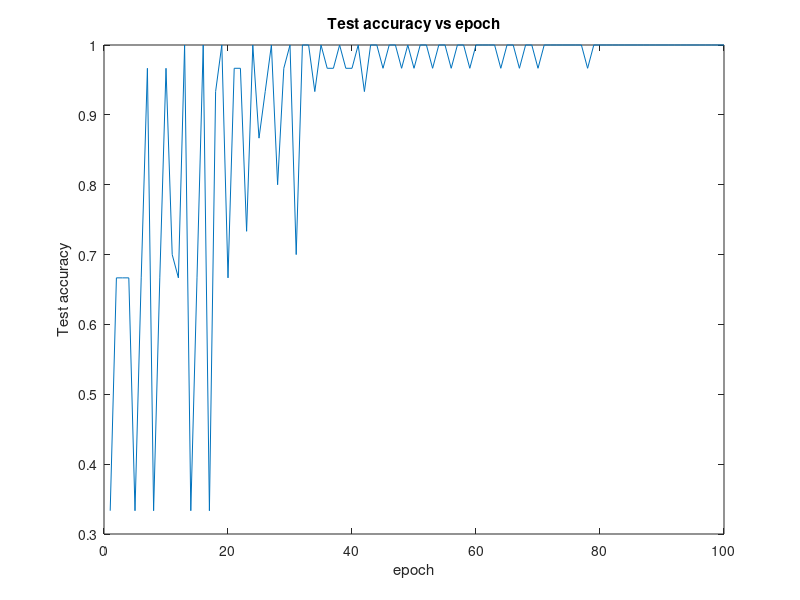

MATLAB code to generate this figure:
load('fisheriris'); 

X = meas(:,[3,4]); % here we just use the third and forth features 

labels=grp2idx(species); 
labels(labels==2)=-1; 
labels(labels==3)=-1;

train_ind1 = randperm(50, 0.8*50);
test_ind1 = setdiff(1:50, train_ind1);
train_class1 = X(train_ind1,:);
train_class1_label = labels(train_ind1);
test_class1 = X(test_ind1, :);
test_class1_label = labels(test_ind1);

train_ind2 = randperm(100, 0.8*100);
test_ind2 = setdiff(1:100, train_ind2);
train_class2 = X(train_ind2 + 50,:);
train_class2_label = labels(train_ind2 + 50);
test_class2 = X(test_ind2 + 50, :);
test_class2_label = labels(test_ind2 + 50);

traindata = [train_class1; train_class2];
trainlabels = [train_class1_label; train_class2_label];

testdata = [test_class1; test_class2];
testlabels = [test_class1_label; test_class2_label];

nd = 1;

N = 2;
P_train = length(traindata);
P_test = length(testdata);

usebias = 1;
max_epochs = 100;

if usebias == 1
    N = N + 1;
    traindata = [traindata ones(1, P_train)'];
    testdata = [testdata ones(1, P_test)'];
end

totalcorrect = [];

for run = 1:nd
    correct = 0;
    weights = zeros(1, N);

    % Use just as many weights as inputs
    old_weights = weights;

    for i = 1:max_epochs
        correct = 0;
        stability = traindata * weights' .* trainlabels / norm(weights);
        [val, idx] = min(stability);
        old_weights = weights;
        weights = weights + traindata(idx,:) .* trainlabels(idx) / N;
        diff = norm(abs((weights - old_weights)./old_weights));
        if (diff < 0.001)
            break;
        end
        for p = 1:P_test
            if testdata(p,:) * weights' * testlabels(p) > 0
               correct = correct + 1;
            end
        end
        %correct
        totalcorrect = [totalcorrect correct / P_test];
    end
    plot(1:max_epochs, totalcorrect);
    title(['Test accuracy vs epoch']);
    xlabel('epoch');
    ylabel('Test accuracy');
end


